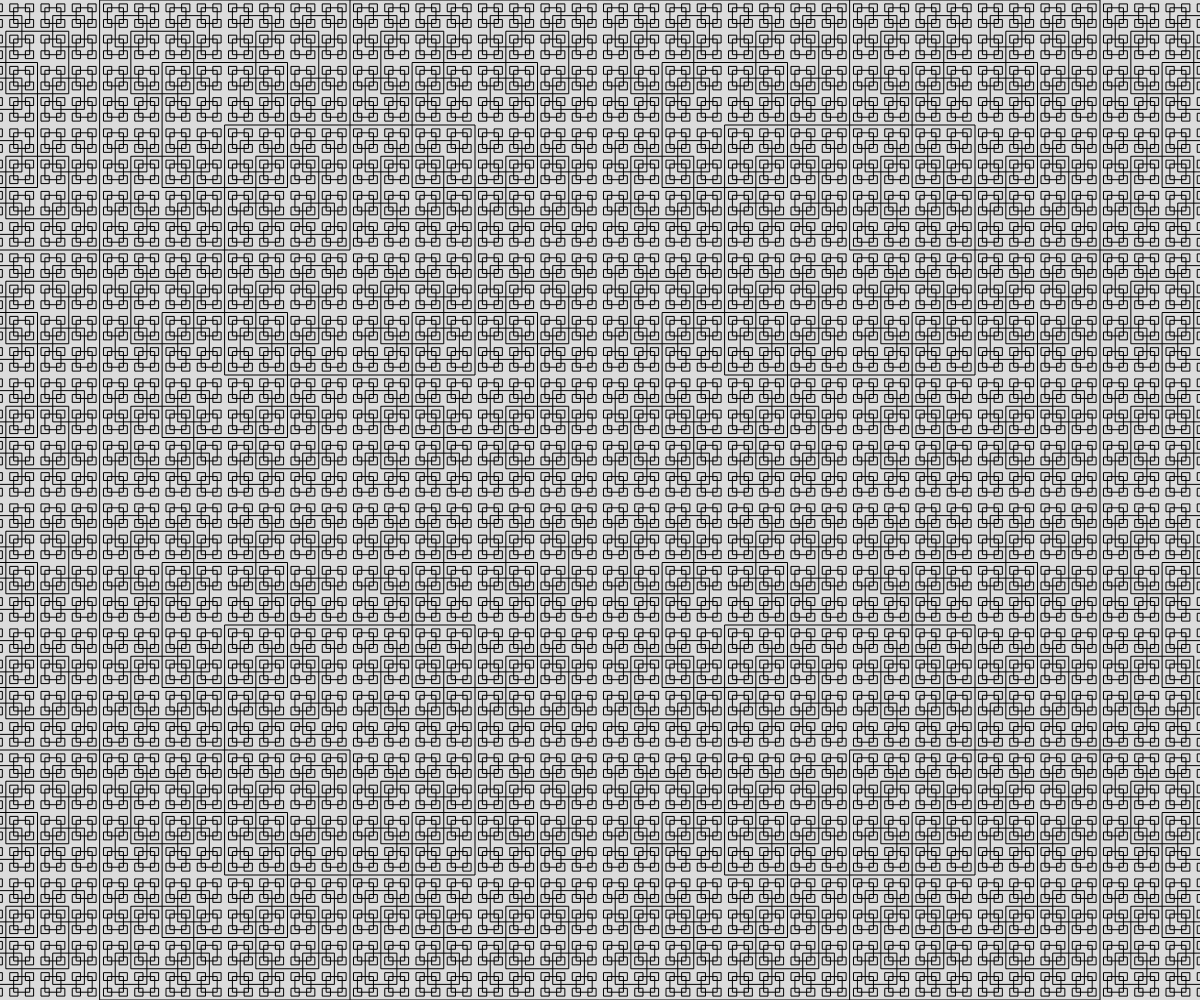
Frame 1 (no input)
Frame 60 (no input): identical to frame 1, image omitted
Frame 120 (the mouse pressed at the canvas centre since frame 60): identical to frame 1, image omitted

The p5.js sketch that drew this single still picture (run headless with seeded random() and noise() and a simulated clock; from frame 60 on, the mouse is pressed at the canvas centre):

// p5.js sketch
// ── sketch.js
// Project Title
// Your Name
// Date
//
// Extra for Experts:
// - describe what you did to take this project "above and beyond"

function setup() {
  createCanvas(windowWidth, windowHeight);
  rectMode(CENTER);
  noFill();
}

function draw() {
  randomSeed();
  background(220);
  rectangles(width/2, height/2, height);
}

function rectangles(x, y, d) {
  if (d > 5) {
    rect(x, y, d, d);
    rectangles(x - d / 2, y - d / 2, d / 2);
    rectangles(x - d / 2, y + d / 2, d / 2);
    rectangles(x + d / 2, y + d / 2, d / 2);
    rectangles(x + d / 2, y - d / 2, d / 2);
  }
}
